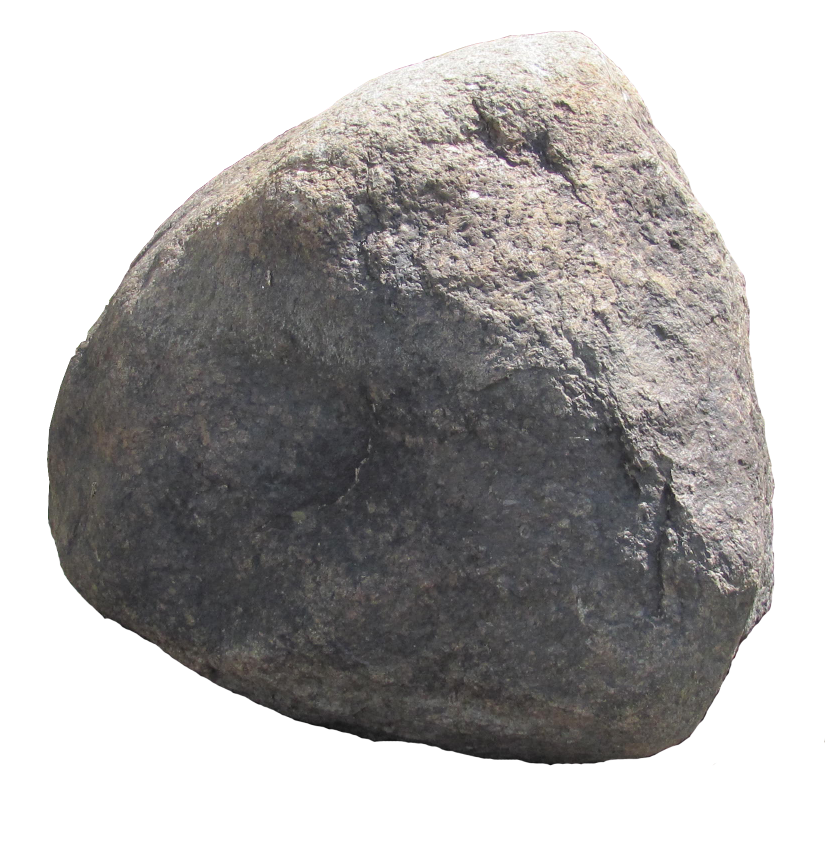
#> input picture rock.png, 1650 x 1692 px (shown at 1/2 size); its folder holds 3 pictures in this run
$ python rock_paper_scissors_gui.py
#> lines starting #> are read from the running program, lines starting #| are printed output that depends on the picture
import tkinter as tk
import random
from PIL import Image, ImageTk
from tkinter import messagebox

def run_rps():
    window = tk.Toplevel()
    window.title("Rock Paper Scissors")
    window.lift()
    window.focus_force()
    window.grab_set()

    vs_computer = messagebox.askyesno("Game Mode", "Play against the computer?", parent=window)

    wins = losses = ties = 0
    choices = ['rock', 'paper', 'scissors']
    player1_choice = None

    # Load and resize images
    images = {
        c: ImageTk.PhotoImage(Image.open(f"{c}.png").resize((100, 100)))
        for c in choices
    }
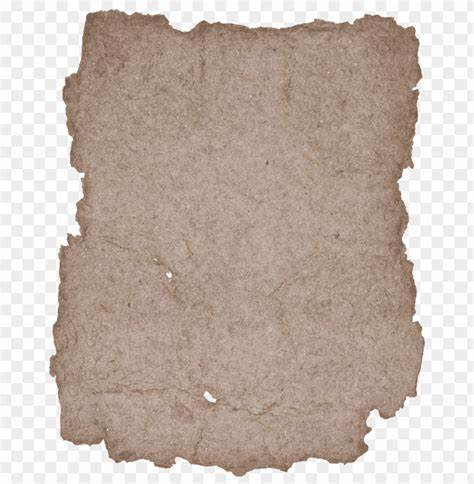
#> input picture paper.png, 474 x 484 px
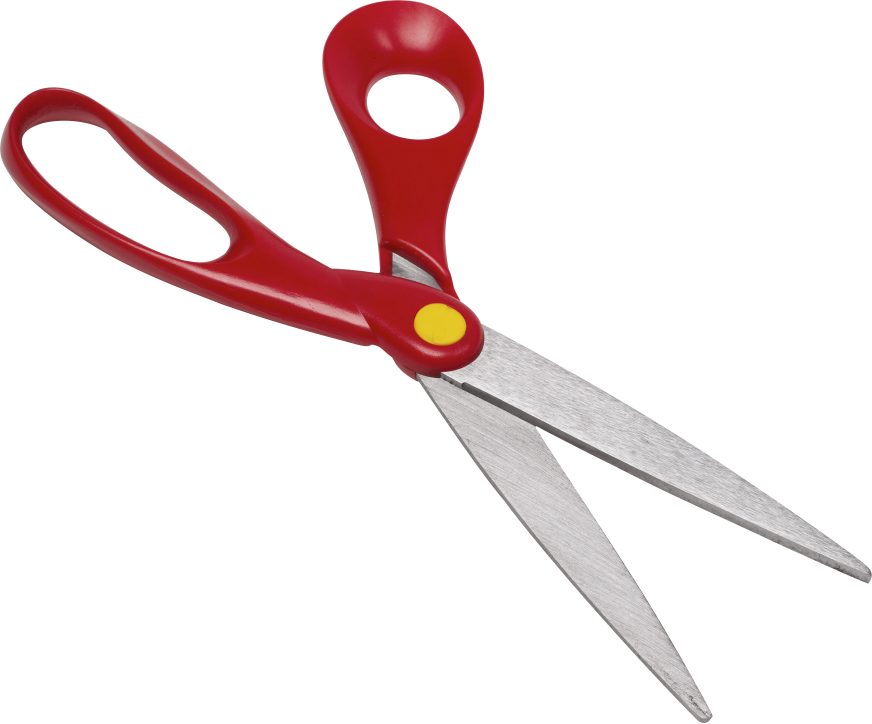
#> input picture scissors.png, 3488 x 2893 px (shown at 1/4 size)
#> images = 3 items

    canvas = tk.Canvas(window, width=300, height=140)
    canvas.grid(row=0, column=0, columnspan=3, pady=10)

    user_sprite = canvas.create_image(50, 80, image=images['rock'])
    comp_sprite = canvas.create_image(250, 80, image=images['rock'])

    canvas.create_text(50, 25, text="You", font=("Arial", 10))
    canvas.create_text(250, 25, text=("Computer" if vs_computer else "Player 2"), font=("Arial", 10))

    output = tk.StringVar()
    stats = tk.StringVar(value="Wins: 0  Losses: 0  Ties: 0")
    prompt = tk.StringVar(value="Player 1, choose:")

    tk.Label(window, textvariable=output, font=("Arial", 12)).grid(row=1, column=0, columnspan=3, pady=5)
    tk.Label(window, textvariable=stats).grid(row=2, column=0, columnspan=3)
    tk.Label(window, textvariable=prompt, font=("Arial", 10)).grid(row=3, column=0, columnspan=3, pady=(10, 0))

    btn_frame = tk.Frame(window)
    btn_frame.grid(row=4, column=0, columnspan=3, pady=10)

    # [50 lines left out: function handle_choice, not called in this run]

    for c in choices:
        tk.Button(btn_frame, text=c.capitalize(), width=12, command=lambda ch=c: handle_choice(ch)).pack(side="left", padx=8)

if __name__ == "__main__":
    run_rps()
